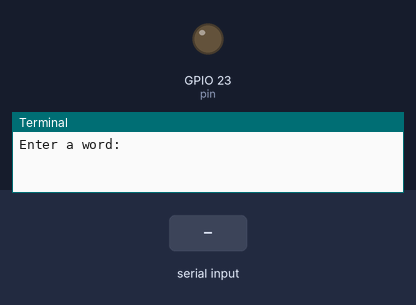
This program was run on a simulated Raspberry Pi (BCM pin numbers). On the bench: output pins drawn as LEDs (lit = HIGH), the last lines printed to the terminal. Dashed ring = blinking. The test bench sets the inputs (shaded band).

Above: at 1.2 s.
1.3 s: "5" typed at the terminal, then Enter
At 1.45 s:
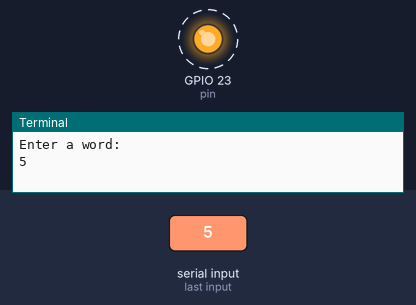
Timing chart, 0 to 4.3 s (numbered marks = the images above; inputs shaded):
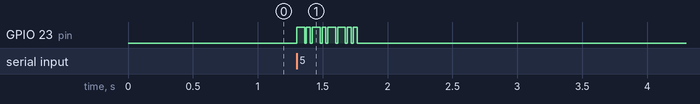

The program:

Tx2.py
```python
# Raspberry pi 3


def tx(mode):                      	                    # Turn on transmitter
    if mode:
        GPIO.output(pin, GPIO.HIGH)
        return
    elif not mode:                                      # Turn off transmitter
        GPIO.output(pin, GPIO.LOW)
        return


def get_number(num=None):                               # Make a list of broadcast sequence

    if num is None:
        num = int(input('Enter a number: '))

    if num in range(0, 256):
        seq = list(bin(num))
        seq.remove('b')
        while len(seq) < 8:
            seq.insert(0, 0)
        seq = [int(x) for x in seq]
        seq.reverse()
        if len(seq) > 8:
            del seq[-1]
        return seq

    else:
        sys.exit('invalid number')


def get_word(word=None):                                # Make a list with alphabetically numbered letters
    if word is None:
        word = list(str(raw_input('Enter a word: ')))
    return [(ord(x)) for x in word]


def starting_time(until_start):                         # Returns starting time from wanted delay
    return time.time() + compensation + until_start     # Second argument blank for no time compensation


def send_sequence(seq, tx_start=None):                  # Sends a byte long sequence
    if tx_start is not None:
        while time.time() < tx_start:
            pass

    for i in range(0, 8):
        if seq[i] == 1:
            tx(True)
            time.sleep(2 * pulse)
            tx(False)

        elif seq[i] == 0:
            tx(True)
            time.sleep(1 * pulse)
            tx(False)

        time.sleep(0.5 * pulse)
    return


if __name__ == '__main__':
    import RPi.GPIO as GPIO
    import time
    import sys

    # Settings
    pin = 23                                                # GPIO pin number
    compensation = 0                                        # Difference in clocks
    pulse = 0.03                                            # Base length for pulses in seconds
    transmission_density = 10                               # time to wait between bytes
    GPIO.setmode(GPIO.BCM)                                  # GPIO configuration
    GPIO.setup(pin, GPIO.OUT)

    # Testing program
    while True:
        message = get_word()
        for i in range(0,len(message)):
            message[i] = get_number(message[i])
        for i in message:
            send_sequence(i)
```

Measured:
- after the input at 1.3 s, GPIO 23 (pin): alternates HIGH for 0.05 s and LOW for 0.02 s, 16 changes in all, then stays LOW, starting at once
